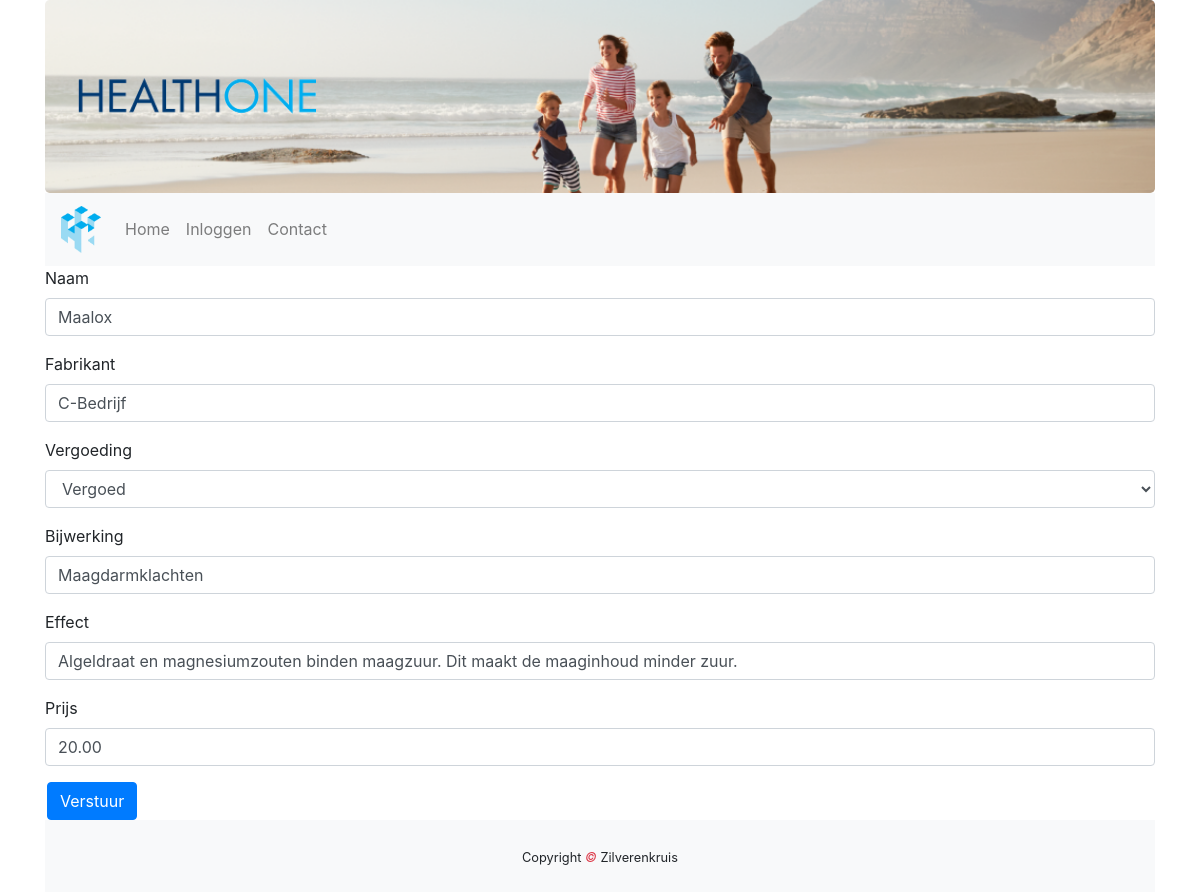
Before: /zorgverzekeraar/medicijnen/overzicht/info/edit.php?id=27 with the older database file.
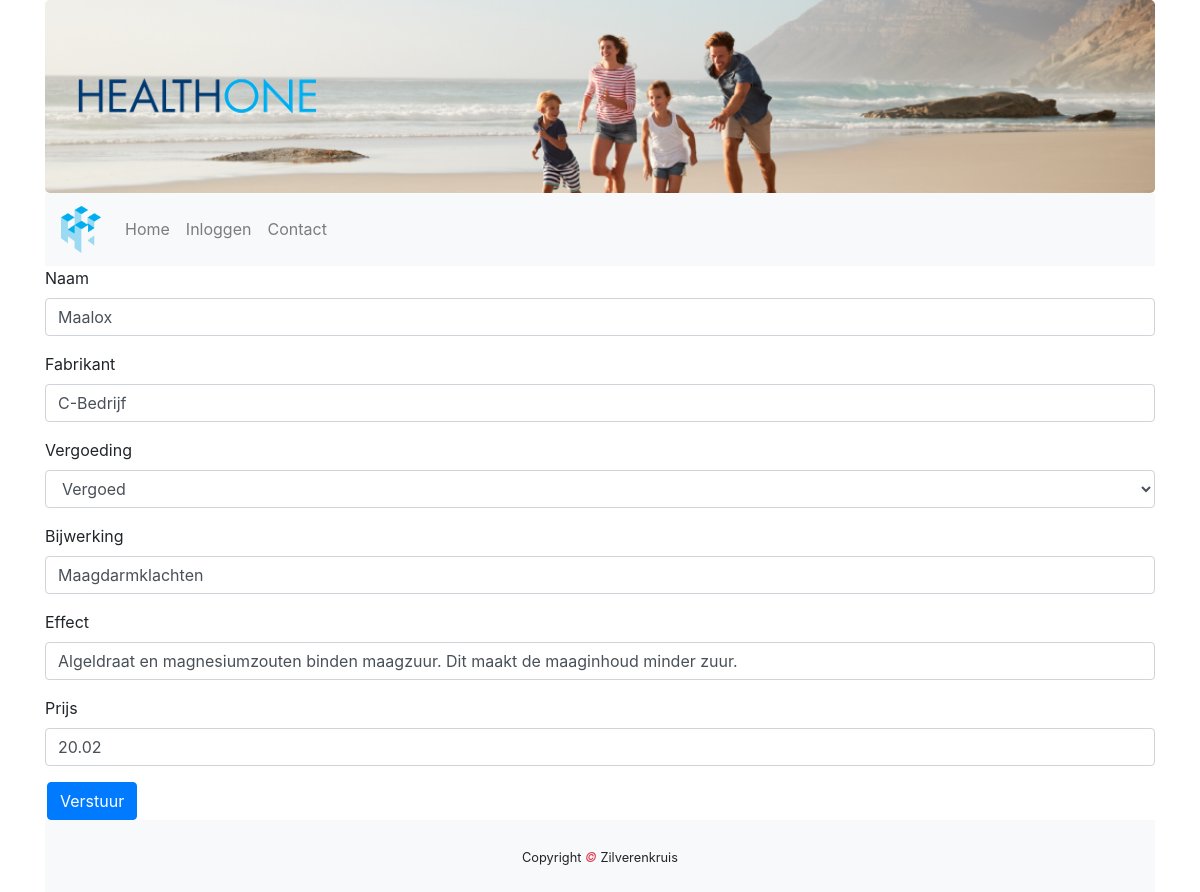
After: the same page with the newer database file.
### tables this page shows
CREATE TABLE `medicijn` (
  `id` int(11) NOT NULL,
  `naam` varchar(45) DEFAULT NULL,
  `fabrikant` varchar(50) DEFAULT NULL,
  `vergoeding` tinyint(1) NOT NULL DEFAULT 0,
  `bijwerkingen` varchar(255) DEFAULT NULL,
  `effect` varchar(255) DEFAULT NULL,
  `prijs` double(10,2) DEFAULT NULL
);

### zorgverzekeraar/medicijnen/overzicht/info/edit.php (the view, shortened to what this page needs)
<!DOCTYPE html>
<html lang="en">
<head>
    <link rel="stylesheet" href="https://maxcdn.bootstrapcdn.com/bootstrap/4.3.1/css/bootstrap.min.css">
    <link rel="stylesheet" href="../../../../css/index.css">
</head>
<body>
<div class="container">
    <div class="jumbotron text-center" ">
    <div class="row">
        <div class="col-sm-3">
            <img class="d-none d-sm-block img-fluid" src="../../../../img/healthtwo_text_transparent.png" alt="Logo">
        </div>
    </div>
</div>
<nav class="navbar navbar-expand-sm bg-light navbar-light sticky-top">
    <a class="navbar-brand" href="../../../../index.php">
        <img class="navbrand" src="../../../../img/healthtwo_logo_transparent.png" alt="Logo">
    </a>
    <div class="collapse navbar-collapse" id="collapse_target">
        <ul class="navbar-nav">
            <li class="nav-item">
                <a class="nav-link" href="../../../../index.php">Home</a>
            </li>
            <li class="nav-item">
                <a class="nav-link" href="#">Inloggen</a>
            </li>
            <li class="nav-item">
                <a class="nav-link" href="../../../../contact.php">Contact</a>
            </li>
        </ul>
    </div>
</nav>
<?php
try {
    $db = new PDO("mysql:host=localhost;dbname=healthone","root","");
    $query = $db->prepare("SELECT * FROM medicijn WHERE id = " . $_GET['id']);
    $query->execute();
    $result = $query->fetchAll(PDO::FETCH_ASSOC);
    foreach ($result as &$data) {
    }
}
catch(PDOException $e){
    die("wank".$e->getMessage());
}
?>
<form action="<?php echo "edit/update.php?id=".$data['id'] ?>" method="POST">
    <div class="form-group">
        <label for="Naam">Naam</label>
        <input  value="<?php echo $data['naam']; ?>" class="form-control" id="Naam" name="Naam" placeholder="Naam" required type="text">
    </div>
    <div class="form-group">
        <label for="Fabrikant">Fabrikant</label>
        <input value="<?php echo $data['fabrikant']; ?>" class="form-control" id="Fabrikant" name="Fabrikant" placeholder="Fabrikant" required type="text">
    </div>
    <div class="form-group">
        <label for="Vergoeding">Vergoeding</label>
        <select class="form-control" id="Vergoeding" name="Vergoeding">
            <?php
            if ($data['vergoeding'] == 1){
                echo "<option>Vergoed</option>";
            }else{
                echo "<option>Onvergoed</option>";
                echo "<option>Vergoed</option>";
            }
            ?>
        </select>
    </div>
    <div class="form-group">
        <label for="Bijwerking">Bijwerking</label>
        <input value="<?php echo $data['bijwerkingen']; ?>" class="form-control" id="Bijwerking" name="Bijwerking" placeholder="Bijwerking" required type="text">
    </div>
    <div class="form-group">
        <label for="Effect">Effect</label>
        <input value="<?php echo $data['effect']; ?>" class="form-control" id="Effect" name="Effect" placeholder="Effect" required type="text">
    </div>
    <div class="form-group">
        <label for="Prijs">Prijs</label>
        <input value="<?php echo $data['prijs']; ?>" class="form-control" id="Prijs" name="Prijs" placeholder="Prijs"  required type="number" step="0.01" value="1" min="0.00" max="10000.00">
    </div>
    <a href="edit/update.php" ><button type="submit" name="submit"  class="btn btn-primary">Verstuur</button></a>
</form>
<footer class="py-4 bg-light text-dark-50 text-center">
    <small>Copyright <em class="text-danger"> &copy; </em>Zilverenkruis</small>
</footer>
</div>
</body>
</html>

Changed rows visible on the page:
changed medicijn "Maalox": Prijs "20.00" → "20.02"
